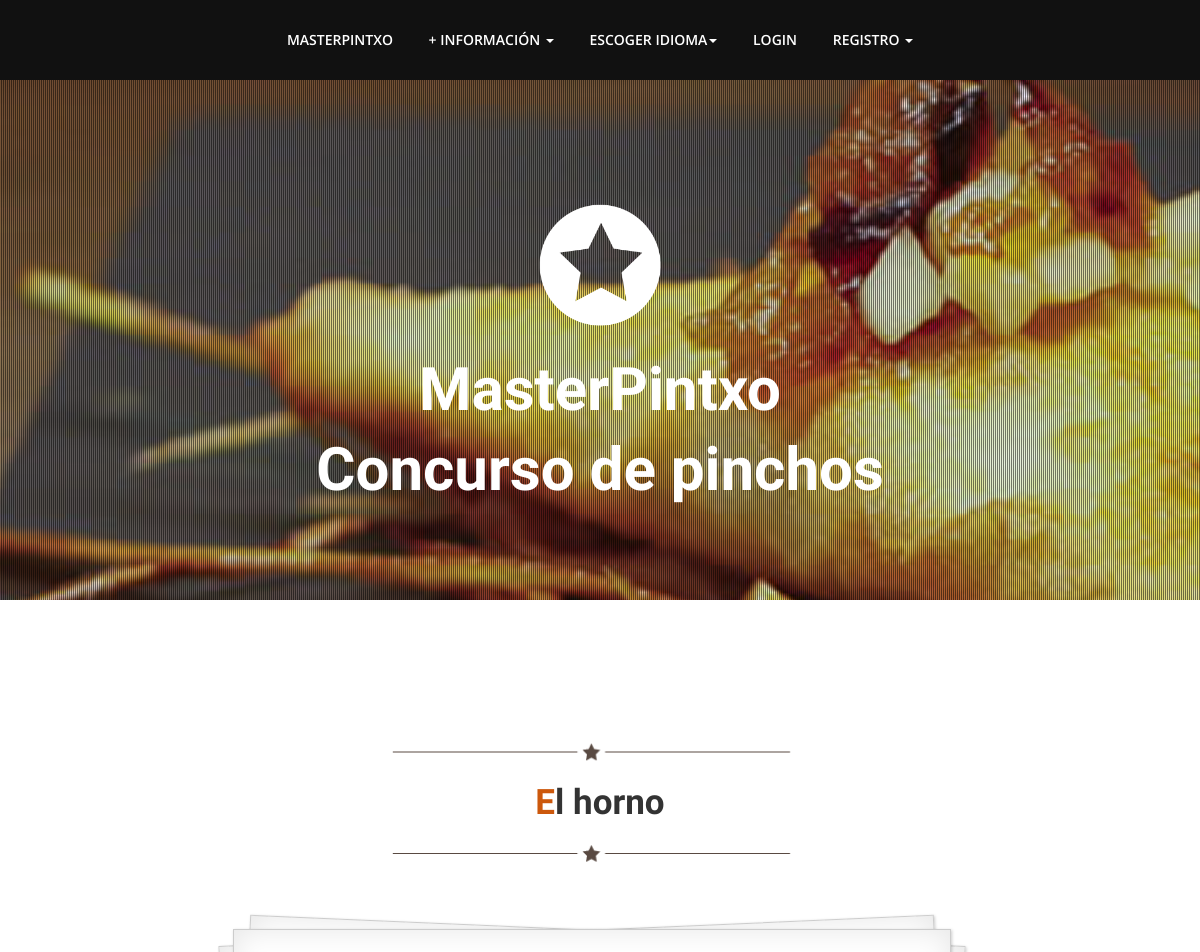
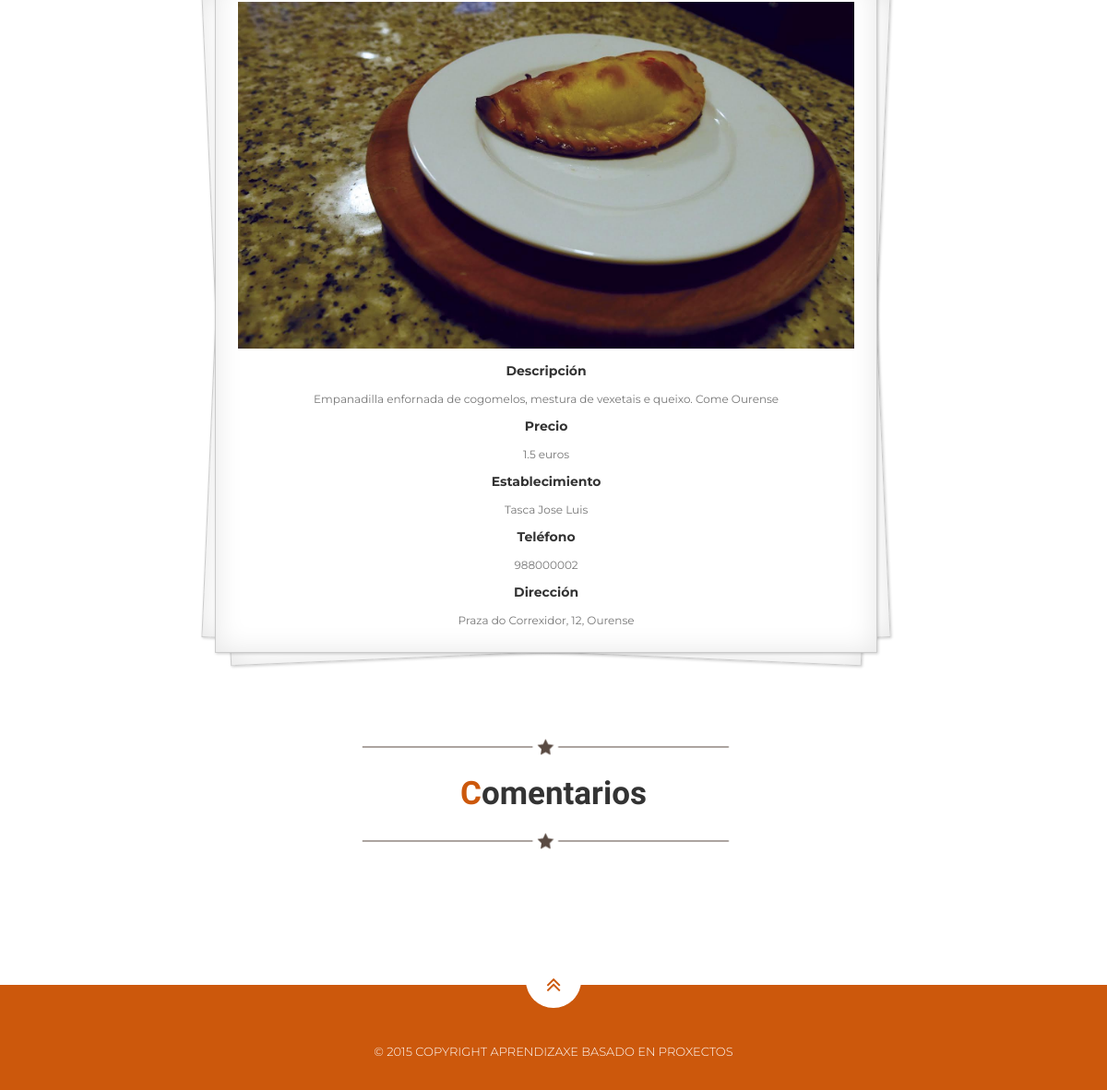
Screenshot of /index.php?controller=pincho&action=consultarPincho&idPincho=3 with the database file from the repository (2 pictures, top to bottom).
### tables this page shows
CREATE TABLE IF NOT EXISTS `Pincho` (
  `idPincho` INT NOT NULL COMMENT '',
  `nombreP` VARCHAR(45) NOT NULL COMMENT '',
  `descripcionP` LONGTEXT NOT NULL COMMENT '',
  `precio` VARCHAR(4) NOT NULL COMMENT '',
  `concursante` TINYINT(1) NOT NULL DEFAULT 0 COMMENT '',
  `finalista` TINYINT(1) NOT NULL DEFAULT 0 COMMENT '',
  `Establecimiento_nif` VARCHAR(9) NOT NULL COMMENT '',
  `rutaImagen` VARCHAR(100) NULL COMMENT '',
  `confirmado` TINYINT(1) NOT NULL COMMENT '',
  PRIMARY KEY (`idPincho`)  COMMENT '',
  CONSTRAINT `fk_Pincho_Establecimiento1`
    FOREIGN KEY (`Establecimiento_nif`)
    REFERENCES `Establecimiento` (`nif`)
    ON DELETE NO ACTION
    ON UPDATE NO ACTION);

CREATE TABLE IF NOT EXISTS `Establecimiento` (
  `nombreE` VARCHAR(30) NOT NULL COMMENT '',
  `direccionE` VARCHAR(45) NOT NULL COMMENT '',
  `nif` VARCHAR(9) NOT NULL COMMENT '',
  `contrasenhaE` VARCHAR(45) NOT NULL COMMENT '',
  `telfE` VARCHAR(9) NOT NULL COMMENT '',
  PRIMARY KEY (`nif`)  COMMENT '');

### nucleo/ViewManager.php (called while the page is built, shortened)
<?php
class ViewManager {
  private $variables = array();
  public function setVariable($varname, $value, $flash=false) {
    $this->variables[$varname] = $value;
  }
  public function getVariable($varname, $default=NULL) {
    if (!isset($this->variables[$varname])) {
      return $default;
    }
    return $this->variables[$varname];
  }
  public function render($controller, $viewname) {
    include(__DIR__."/../vistas/$controller/$viewname.php");
  }
  private static $viewmanager_singleton = NULL;
  public static function getInstance() {
    if (self::$viewmanager_singleton == null) {
      self::$viewmanager_singleton = new ViewManager();
    }
    return self::$viewmanager_singleton;
  }
}

### index.php (called while the page is built, shortened)
<?php
function run() {
  try {
    $controller = loadController($_GET["controller"]);
    $actionName = $_GET["action"];
    $controller->$actionName();
  } catch(Exception $ex) {
    die("An exception occured!!!!!".$ex->getMessage());
  }
}
function loadController($controllerName) {
  return new $controllerClassName();
}
run();
?>

### vistas/messages/messages_es.php (called while the page is built)
<?php
  $i18n_messages = array()
?>

### nucleo/I18n.php (called while the page is built, shortened)
<?php
class I18n {
  private $messages;
  public function setLanguage($language) {
    $this->messages = $i18n_messages;
  }
  public function i18n($key) {
    if (isset($this->messages[$key])){
      return $this->messages[$key];
    }else{
      return $key;
    }
  }
  private static $i18n_singleton = null;
  public static function getInstance() {
    if (self::$i18n_singleton == NULL) {
      self::$i18n_singleton = new I18n();
    }
    return self::$i18n_singleton;
  }
}
	function i18n($key) {
  return I18n::getInstance()->i18n($key);
}

### model/PinchoMapper.php (called while the page is built, shortened)
<?php
require_once(__DIR__ . "/../nucleo/PDOConnection.php");
class PinchoMapper
{
    private $db;
    public function __construct()
    {
        $this->db = PDOConnection::getInstance();
    }
    public function obtenerPincho($idPincho)
    {
        $stmt = $this->db->prepare("select * from Pincho,Establecimiento where idPincho=? and Establecimiento.nif=Pincho.Establecimiento_nif");
        $stmt->execute(array($idPincho));
        $pincho = $stmt->fetchAll(PDO::FETCH_BOTH);
        if ($pincho != null) {
            return $pincho;
        } else {
            return NULL;
        }
    }
}

### nucleo/PDOConnection.php (called while the page is built)
<?php
class PDOConnection {
  private static $dbhost = "127.0.0.1";
  private static $dbname = "G_31MasterPintxo";
  private static $dbuser = "adminG31";
  private static $dbpass = "abc123.";
  private static $db_singleton = null;
  public static function getInstance() {
    if (self::$db_singleton == null) {
      self::$db_singleton = new PDO(
	"mysql:host=".self::$dbhost.";dbname=".self::$dbname.";charset=utf8",
	self::$dbuser,
	self::$dbpass,
	array(
	  PDO::ATTR_EMULATE_PREPARES => false,
	  PDO::ATTR_ERRMODE => PDO::ERRMODE_EXCEPTION
	)
      );
    }
    return self::$db_singleton;
  }
}
?>

### vistas/pincho/consultarPincho.php (the view, shortened to what this page needs)
<?php
require_once(__DIR__ . "/../../nucleo/ViewManager.php");
$view = ViewManager::getInstance();
$pincho = $view->getVariable("datosPincho");
$usuario = $view->getVariable("currentusername");
?>
                                    <?php
                                            if (!isset($usuario)) echo '<li class="menuItem"><a href="index.php?controller=usuario&amp;action=index#seccionL">Login</a></li>';
                                            if (!isset($usuario)) echo '
                                                <li class="dropdown">
                                                    <a href="#" class="dropdown-toggle" data-toggle="dropdown" role="button" aria-expanded="false"> '.i18n("Registro").' <span class="caret"></span></a>
                                                    <ul class="dropdown-menu menuOc" role="menu">
                                                        <li class="menuItem"><a href="index.php?controller=usuario&amp;action=registrarPopularVista#seccionRU">'.i18n("Registro Usuario").'</a></li>
                                                        <li class="menuItem"><a href="index.php?controller=usuario&amp;action=registrarEstablecimientoVista#seccionRE">'.i18n("Registro Establecimiento").'</a></li>
                                                    </ul>
                                                </li>';
                                    ?>
                                    </ul>
                                </div>
                            </div>
                        </div>
                    </div>
                </div>
            </div>
        </div>
    </div>
</header>
<?php foreach ($pincho as $p): ?>
<section class="aboutus" id="seccionI">
    <div class="container">
        <div class="heading text-center">
            <img class="dividerline" src="img/sep.png" alt="separador">
            <h2><?php echo htmlentities($p["nombreP"]);?></h2>
            <img class="dividerline" src="img/sep.png" alt="separador">
        </div>
        <div class="row">
            <div class="col-md-12">
                <div class="tamPin">
                    <div class="papers cenConPin">
                        <img src="<?php echo $p["rutaImagen"];?>" alt="imagen"><br/>
                        <div class="row">
                            <div class="col-md-12 text-center">
                                <h5><?= i18n("Descripci&oacute;n")?></h5>
                                <div>
                                    <?php echo htmlentities($p["descripcionP"]);?>
                                </div>
                            </div>
                        </div>
                        <div class="row">
                            <div class="col-md-12 text-center">
                                <h5><?= i18n("Precio")?></h5>
                                <div>
                                    <?php echo $p["precio"];?> euros
                                </div>
                            </div>
                        </div>
                        <div class="row">
                            <div class="col-md-12 text-center">
                                <h5><?= i18n("Establecimiento")?></h5>
                                <div>
                                    <?php echo htmlentities($p["nombreE"]);?>
                                </div>
                            </div>
                        </div>
                        <div class="row text-center">
                            <div class="col-md-12">
                                <h5><?= i18n("Tel&eacute;fono")?></h5>
                                <div>
                                    <?php echo $p["telfE"];?>
                                </div>
                                <h5><?= i18n("Direcci&oacute;n")?></h5>
                                <div>
                                    <?php echo htmlentities($p["direccionE"]);?>
                                </div>
                            </div>
                        </div>
                    </div>
                </div>
            </div>
        </div>
    </div>
</section>
<?php endforeach; ?>
<section id="seccionCom">
    <div class="container">
        <div class="heading text-center">
            <img class="dividerline" src="img/sep.png" alt="separador">
            <h2><?= i18n("Comentarios")?></h2>
            <img class="dividerline" src="img/sep.png" alt="separador">
        </div>
        <div class="comentarios centrador3">

### css/theme.css (style rules this page uses)
body { font-family:'Montserrat',sans-serif; font-size:16px; line-height:1.7; color:#777; font-weight:400; overflow-x:hidden; }
h1,h2,h3,h4,h5,h6 { color:#333; line-height:1.4; font-weight:700; }
a,a:hover { color:#cc580c; text-decoration: none; }
img { max-width: 100%; }
.nav>li>a { display:inline-block; }
.navbar-nav>li { float:none; display:inline-block; }
.navbar.navbar-inverse.navbar-static-top a { color:#fff; padding:31px 16px; line-height:18px; text-align:center; }
.heading { padding-bottom:15px; text-align:center; max-width:960px; margin:0px auto; padding-top:80px; }
.heading h2 { font-weight:700; font-family:'Playball',cursive; font-size:35px; color:#333; margin:0; padding:5px; }
.heading h2::first-letter { color:#cc580c; }
.papers,.papers:before,.papers:after { background-color:#fff; border:1px solid #ccc; box-shadow:inset 0 0 30px rgba(0,0,0,0.1),1px 1px 3px rgba(0,0,0,0.2); }
.papers { position:relative; width:90%; padding:2em; margin:0px auto; margin-top:40px; font-size:12px; }
.papers:before,.papers:after { content:""; position:absolute; left:0; top:0; width:100%; height:100%; -webkit-transform:rotateZ(2.5deg); -o-transform:rotate(2.5deg); transform:rotateZ(2.5deg); z-index:-1; }
.papers:after { -webkit-transform:rotateZ(-2.5deg); -o-transform:rotate(-2.5deg); transform:rotateZ(-2.5deg); }
.papers img { max-width:100%; margin-bottom: 5px; }

### css/estilo.css (style rules this page uses)
.cenConPin { text-align:center; margin-left:32px; }
.tamPin { max-width:70%; margin: 0 auto; }
.centrador3 { margin: 0 auto; text-align:center; margin-left:-36px; }

### rows the page displays
pincho: nombreP "El horno", rutaImagen (picture), descripcionP "Empanadilla enfornada de cogomelos, mestura de vexetais e queixo. Come Ourense", precio "1.5", Establecimiento_nif.nombreE "Tasca Jose Luis", Establecimiento_nif.telfE "988000002", Establecimiento_nif.direccionE "Praza do Correxidor, 12, Ourense"

### other values shown
i18n("Concurso de pinchos") "Concurso de pinchos"
i18n("+ informaci&oacute;n") "+ INFORMACIÓN"
i18n("Escoger idioma") "ESCOGER IDIOMA"
i18n("Registro") "REGISTRO"
i18n("Comentarios") "Comentarios"
